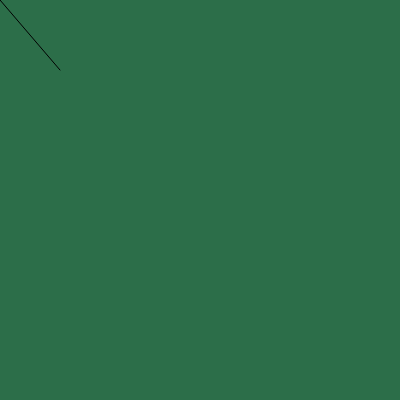
Frame 1 (no input)
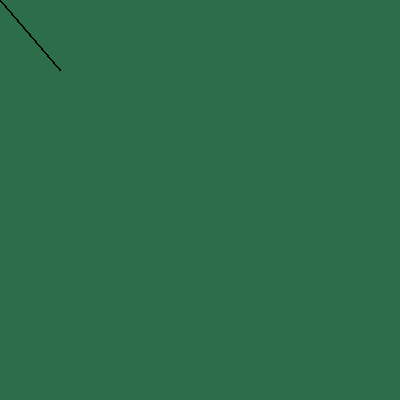
Frame 60 (no input)
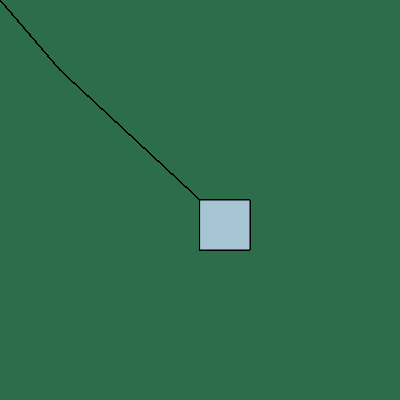
Frame 120 (the mouse pressed at the canvas centre since frame 60)

The p5.js sketch that drew these frames (run headless with seeded random() and noise() and a simulated clock; from frame 60 on, the mouse is pressed at the canvas centre):

// p5.js sketch
// ── sketch.js
function setup() {
  createCanvas(400, 400);
  background("#2C6E49")
}

function draw() {
  if (mouseIsPressed) {
    fill("#A5C4D4");
    rect(mouseX, mouseY, 50, 50);
  } else {
    fill("#593F62");
    // default color following mouse, changes when you click
  }

  line (mouseX, mouseY, 60, 70)
}
